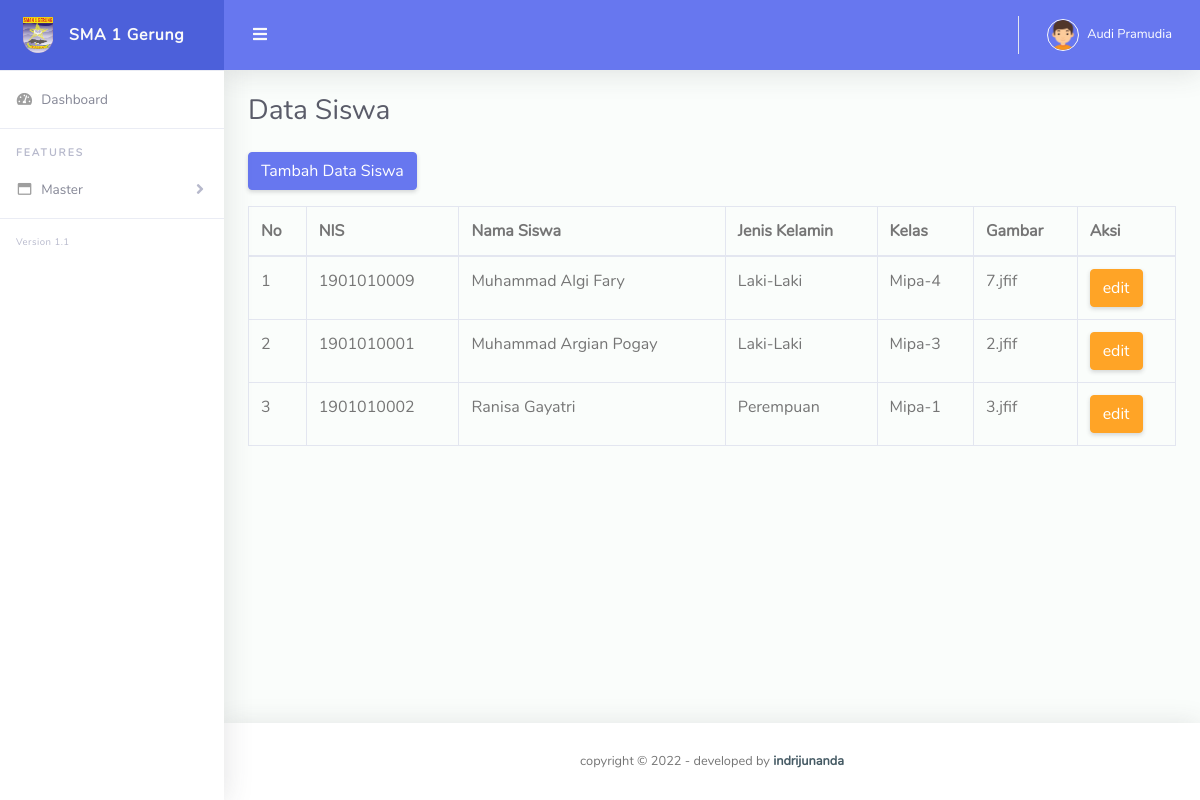
The app's page /admin/siswa.php with its own data.
### tables this page shows
CREATE TABLE `siswa` (
  `id_siswa` int(11) NOT NULL,
  `nis` varchar(50) NOT NULL,
  `nama_siswa` varchar(50) NOT NULL,
  `jk` varchar(50) NOT NULL,
  `kelas` varchar(50) NOT NULL,
  `prestasi` varchar(225) NOT NULL,
  `gambar` text NOT NULL
);

### admin/siswa.php (the view, shortened to what this page needs)
<!DOCTYPE html>
<html lang="en">
<head>
    <?php
    include 'head.php';
    ?>
</head>
<body id="page-top">
  <div id="wrapper">
    <?php
    include 'sider.php';
    ?>
    <div id="content-wrapper" class="d-flex flex-column">
      <div id="content">
        <?php
    include 'navbar.php';
    ?>
        <div class="container-fluid" id="container-wrapper">
          <div class="d-sm-flex align-items-center justify-content-between mb-4">
            <h1 class="h3 mb-0 text-gray-800">Data Siswa</h1>
          </div>
          <a href="tambah.php" class="btn btn-primary mb-3">Tambah Data Siswa</a>
          <table class="table table-bordered">
            <thead>
                <tr>
                    <th>No</th>
                    <th>NIS</th>
                    <th>Nama Siswa</th>
                    <th>Jenis Kelamin</th>
                    <th>Kelas</th>
                    <th>Gambar</th>
                    <th>Aksi</th>
                </tr>
            </thead>
            <tbody>
                <?php
                require 'database.php';
                $query = "SELECT * FROM siswa";
                $sql = mysqli_query($koneksi, $query);
                $no = 1;
                while ($data = mysqli_fetch_object($sql)) {
                ?>
                    <tr>
                        <td> <?php echo $no++; ?> </td>
                        <td> <?php echo $data->nis; ?> </td>
                        <td> <?php echo $data->nama_siswa; ?> </td>
                        <td> <?php echo $data->jk; ?> </td>
                        <td> <?php echo $data->kelas; ?> </td>
                        <td> <?php echo $data->gambar; ?> </td>
                        <td>
                            <a href="edit.php?id_siswa=<?= $data->id_siswa; ?>">
                                <input type="submit" value="edit" class="btn btn-warning">
                            </a>
                        </td>
                    </tr>
                <?php
                }
                ?>
            </tbody>
        </table>
        </div>
      </div>
      <?php
    include 'footer.php';
    ?>
    </div>
  </div>
</body>
</html>

### records on screen
siswa: nis "1901010009", nama_siswa "Muhammad Algi Fary", jk "Laki-Laki", kelas "Mipa-4", gambar "7.jfif"
siswa: nis "1901010001", nama_siswa "Muhammad Argian Pogay", jk "Laki-Laki", kelas "Mipa-3", gambar "2.jfif"
siswa: nis "1901010002", nama_siswa "Ranisa Gayatri", jk "Perempuan", kelas "Mipa-1", gambar "3.jfif"
